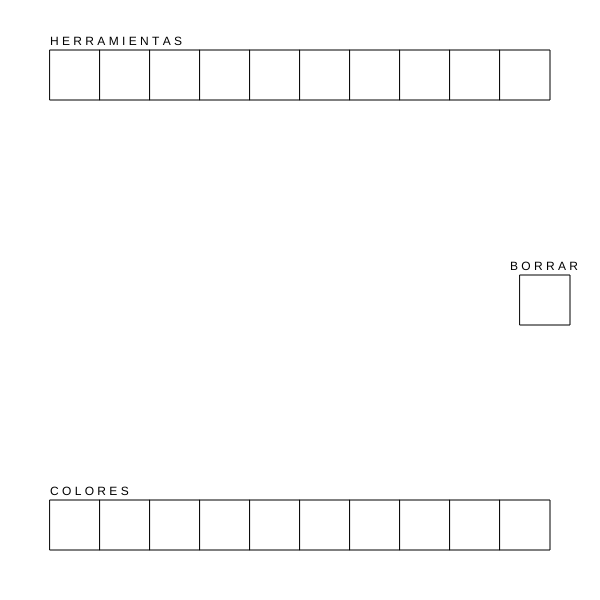
Frame 1 (no input)
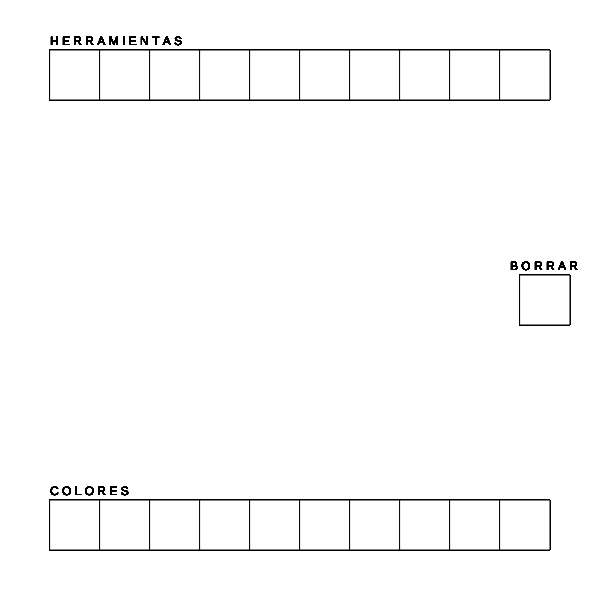
Frame 60 (no input)
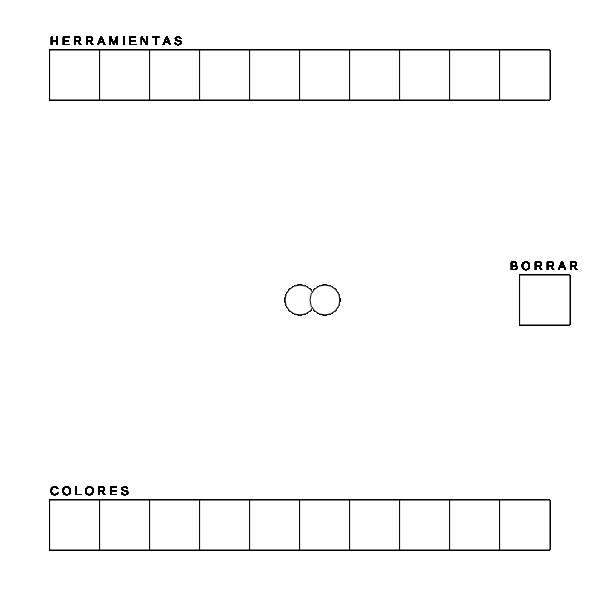
Frame 120 (the mouse pressed at the canvas centre since frame 60)

The p5.js sketch that drew these frames (run headless with seeded random() and noise() and a simulated clock; from frame 60 on, the mouse is pressed at the canvas centre):

// p5.js sketch
// ── sketch.js
var posXbot1 = 50;
var posYbot1 = 50;
var tamBot1 = 50;
var posXbot2 = 100;
var posYbot2 = 50;
var tamBot2 = 50;
var posXbot3 = 150;
var posYbot3 = 50;
var tamBot3 = 50;
var posXbot4 = 200;
var posYbot4 = 50;
var tamBot4 = 50;
var posXbot5 = 250;
var posYbot5 = 50;
var tamBot5 = 50;
var posXbot6 = 300;
var posYbot6 = 50;
var tamBot6 = 50;
var posXbot7 = 350;
var posYbot7= 50;
var tamBot7= 50;
var posXbot8= 400;
var posYbot8= 50;
var tamBot8= 50;
var posXbot9= 450;
var posYbot9= 50;
var tamBot9= 50;
var posXbot10= 500;
var posYbot10 = 50;
var tamBot10=50;
var posXbot11= 520;
var posYbot11 = 275;
var tamBot11=50;


var posXbot12 = 50;
var posYbot12 = 500;
var tamBot12 = 50;
var posXbot13 = 100;
var posYbot13 = 500;
var tamBot13 = 50;
var posXbot14 = 150;
var posYbot14 = 500;
var tamBot14 = 50;
var posXbot15 = 200;
var posYbot15 = 500;
var tamBot15 = 50;
var posXbot16 = 250;
var posYbot16 = 500;
var tamBot16 = 50;
var posXbot17 = 300;
var posYbot17= 500;
var tamBot17= 50;
var posXbot18= 350;
var posYbot18= 500;
var tamBot18= 50;
var posXbot19= 400;
var posYbot19= 500;
var tamBot19= 50;
var posXbot20= 450;
var posYbot20 = 500;
var tamBot20=50;
var posXbot21= 500;
var posYbot21 = 500;
var tamBot21=50;
var forma = 0;

function setup() {
  createCanvas(600, 600);
}

function draw() {

  text('H E R R A M I E N T A S', 50, 45);
  text('B O R R A R', 510, 270);
  text('C O L O R E S', 50, 495);
  rect(posXbot1, posYbot1, tamBot1, tamBot1);
  rect(posXbot2, posYbot2, tamBot2, tamBot2);
  rect(posXbot3, posYbot3, tamBot3, tamBot3);
  rect(posXbot4, posYbot4, tamBot4, tamBot4);
  rect(posXbot5, posYbot5, tamBot5, tamBot5);
  rect(posXbot6, posYbot6, tamBot6, tamBot6);
  rect(posXbot7, posYbot7, tamBot7, tamBot7);
  rect(posXbot8, posYbot8, tamBot8, tamBot8);
  rect(posXbot9, posYbot9, tamBot9, tamBot9);
  rect(posXbot10, posYbot10, tamBot10, tamBot10);
  rect(posXbot11, posYbot11, tamBot11, tamBot11);
  
  rect(posXbot12, posYbot12, tamBot12, tamBot12);
  rect(posXbot13, posYbot13, tamBot13, tamBot13);
  rect(posXbot14, posYbot14, tamBot14, tamBot14);
  rect(posXbot15, posYbot15, tamBot15, tamBot15);
  rect(posXbot16, posYbot16, tamBot16, tamBot16);
  rect(posXbot17, posYbot17, tamBot17, tamBot17);
  rect(posXbot18, posYbot18, tamBot18, tamBot18);
  rect(posXbot19, posYbot19, tamBot19, tamBot19);
  rect(posXbot20, posYbot20, tamBot20, tamBot20);
  rect(posXbot21, posYbot21, tamBot21, tamBot21);
  


  if(mouseIsPressed){
  
  if (forma == 0) {
    ellipse(mouseX, mouseY, 30, 30);
    ellipse(mouseX+25, mouseY, 30, 30);
  }
  if (forma == 1) {
    arc(mouseX, mouseY, 80, 80, 0, PI);
  }
  if (forma == 2) {
    line(width/2, height/2, mouseX, mouseY);
  }
  if (forma == 3) {
    point(mouseX, mouseY);
  }
  if (forma == 4) {
    triangle(mouseX, mouseY,mouseX+30, mouseY+30,mouseX-30, mouseY+30);
  }
  if (forma == 5) {
		quad(mouseX,mouseY,mouseX+41,mouseY-20,mouseX+12,mouseY-16,mouseX+23,mouseY+1) 
  }
  if (forma == 6) {
    triangle(mouseX, mouseY,mouseX+30, mouseY+30,mouseX-30, mouseY+30);
    ellipse(mouseX, mouseY, 30, 30);
  }
  if (forma == 7) {
    ellipse(mouseX, mouseY, 60, 60);
    ellipse(mouseX, mouseY, 30, 30);
  }
  if (forma == 8) {
		quad(mouseX,mouseY,mouseX+21,mouseY-10,mouseX-12,mouseY+6,mouseX+39,mouseY+1)
  }
  if (forma == 9) {
    arc(mouseX, mouseY, 80, 80, 0, PI);
    arc(mouseX, mouseY, 50, 50, 0, PI);
  }
  if (forma == 10) {
  createCanvas(600, 600);
  }    
      if (forma == 11) {
  fill(255,0,0);
  stroke(0);
  }    
      if (forma == 12) {
  fill(0,255,0);
  stroke(0);
  }    
      if (forma == 13) {
  fill(0,0,255);
  stroke(0);
  }    
      if (forma == 14) {
  fill(0,255,255);
  stroke(0);
  }    
      if (forma == 15) {
  fill(255,0,255);
  stroke(0);
  }  
          if (forma == 16) {
  fill(255,255,0);
  stroke(0);
  }
              if (forma == 17) {
  fill(100,100,0);
  stroke(0);
  }    
              if (forma == 18) {
  fill(0,200,100);
  stroke(0);
  }    
                  if (forma == 19) {
  fill(180,180,0);
  stroke(0);
  }    
                  if (forma == 20) {
  fill(80,0,250);
  stroke(0);
  }    
    
  if(mouseX > posXbot1 && mouseX < posXbot1 + tamBot1 &&
     mouseY > posYbot1 && mouseY < posYbot1 + tamBot1){
    forma= 0;
}
    if(mouseX > posXbot2 && mouseX < posXbot2 + tamBot2 &&
     mouseY > posYbot2 && mouseY < posYbot2 + tamBot2){
    forma= 1;
}
    if(mouseX > posXbot3 && mouseX < posXbot3 + tamBot3 &&
     mouseY > posYbot3 && mouseY < posYbot3 + tamBot3){
    forma= 2;
}
    if(mouseX > posXbot4 && mouseX < posXbot4 + tamBot4 &&
     mouseY > posYbot4 && mouseY < posYbot4 + tamBot4){
    forma= 3;
}
    if(mouseX > posXbot5 && mouseX < posXbot5 + tamBot5 &&
     mouseY > posYbot5 && mouseY < posYbot5 + tamBot5){
    forma= 4;
    }
        if(mouseX > posXbot6 && mouseX < posXbot6 + tamBot6 &&
     mouseY > posYbot6 && mouseY < posYbot6 + tamBot6){
    forma= 5;
    }
        if(mouseX > posXbot7 && mouseX < posXbot7 + tamBot7  &&
     mouseY > posYbot7 && mouseY < posYbot7 + tamBot7){
    forma= 6;
    }
        if(mouseX > posXbot8 && mouseX < posXbot8 + tamBot8 &&
     mouseY > posYbot8 && mouseY < posYbot8 + tamBot8){
    forma= 7;
    }
            if(mouseX > posXbot9 && mouseX < posXbot9 + tamBot9 &&
     mouseY > posYbot9 && mouseY < posYbot9 + tamBot9){
    forma= 8;
    }
            if(mouseX > posXbot10 && mouseX < posXbot10 + tamBot10 &&
     mouseY > posYbot10 && mouseY < posYbot10 + tamBot10){
    forma= 9;
    }
                if(mouseX > posXbot11 && mouseX < posXbot11 + tamBot11 &&
     mouseY > posYbot11 && mouseY < posYbot11 + tamBot11){
    forma= 10;
    }
        if(mouseX > posXbot12 && mouseX < posXbot12 + tamBot12 &&
     mouseY > posYbot12 && mouseY < posYbot12 + tamBot12){
    forma= 11;
}
    if(mouseX > posXbot13 && mouseX < posXbot3 + tamBot3 &&
     mouseY > posYbot13 && mouseY < posYbot13 + tamBot13){
    forma= 12;
}
    if(mouseX > posXbot14 && mouseX < posXbot4 + tamBot4 &&
     mouseY > posYbot14 && mouseY < posYbot14 + tamBot14){
    forma= 13;
}
    if(mouseX > posXbot15 && mouseX < posXbot5 + tamBot5 &&
     mouseY > posYbot15 && mouseY < posYbot15 + tamBot15){
    forma= 14;
    }
        if(mouseX > posXbot16 && mouseX < posXbot6 + tamBot6 &&
     mouseY > posYbot16 && mouseY < posYbot16 + tamBot16){
    forma= 15;
    }
        if(mouseX > posXbot17 && mouseX < posXbot7 + tamBot7  &&
     mouseY > posYbot17 && mouseY < posYbot17 + tamBot17){
    forma= 16;
    }
        if(mouseX > posXbot18 && mouseX < posXbot8 + tamBot8 &&
     mouseY > posYbot18 && mouseY < posYbot18 + tamBot18){
    forma= 17;
    }
            if(mouseX > posXbot19 && mouseX < posXbot9 + tamBot9 &&
     mouseY > posYbot19 && mouseY < posYbot19 + tamBot19){
    forma= 18;
    }
            if(mouseX > posXbot20&mouseX < posXbot10 + tamBot10 &&
     mouseY > posYbot20 && mouseY < posYbot20 + tamBot20){
    forma= 19;
    }
            if(mouseX > posXbot21 && mouseX < posXbot10 + tamBot10 &&
     mouseY > posYbot21 && mouseY < posYbot21 + tamBot21){
    forma= 20;
    }
    }
}
